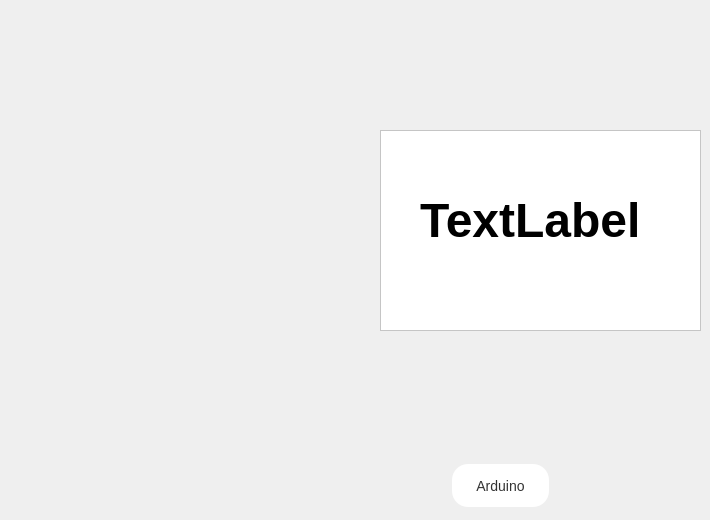
      <widget class="QWidget" name="tab_16">
       <attribute name="title">
        <string>Arduino</string>
       </attribute>
       <widget class="QPushButton" name="pushButton_4">
        <property name="geometry">
         <rect>
          <x>450</x>
          <y>460</y>
          <width>101</width>
          <height>51</height>
         </rect>
        </property>
        <property name="styleSheet">
         <string notr="true">QPushButton {
   background-color: #fff;
   border: none;
   color: #333;
   padding: 10px 20px;
   text-align: center;
   text-decoration: none;
   display: inline-block;
   font-size: 14px;
   margin: 4px 2px;
   cursor: pointer;
   border-radius: 16px;

}

QPushButton:hover {
   background-color: #EF829B;
}


QPushButton::pressed
{
	background-color: #EF829B;

}</string>
        </property>
        <property name="text">
         <string>Arduino</string>
        </property>
       </widget>
       <widget class="QLabel" name="gaz">
        <property name="geometry">
         <rect>
          <x>420</x>
          <y>140</y>
          <width>281</width>
          <height>161</height>
         </rect>
        </property>
        <property name="styleSheet">
         <string notr="true">
  font-family: &quot;Courier New&quot;, Courier, monospace;
  font-size: 48px;
  font-weight: bold;
  color: #000;
  text-align: center;
  text-shadow: 2px 2px #fff;

</string>
        </property>
        <property name="text">
         <string>TextLabel</string>
        </property>
       </widget>
       <widget class="QFrame" name="frame">
        <property name="geometry">
         <rect>
          <x>380</x>
          <y>130</y>
          <width>321</width>
          <height>201</height>
         </rect>
        </property>
        <property name="styleSheet">
         <string notr="true">background-color: rgb(255, 255, 255);</string>
        </property>
        <property name="frameShape">
         <enum>QFrame::StyledPanel</enum>
        </property>
        <property name="frameShadow">
         <enum>QFrame::Raised</enum>
        </property>
       </widget>
       <zorder>pushButton_4</zorder>
       <zorder>frame</zorder>
       <zorder>gaz</zorder>
      </widget>
